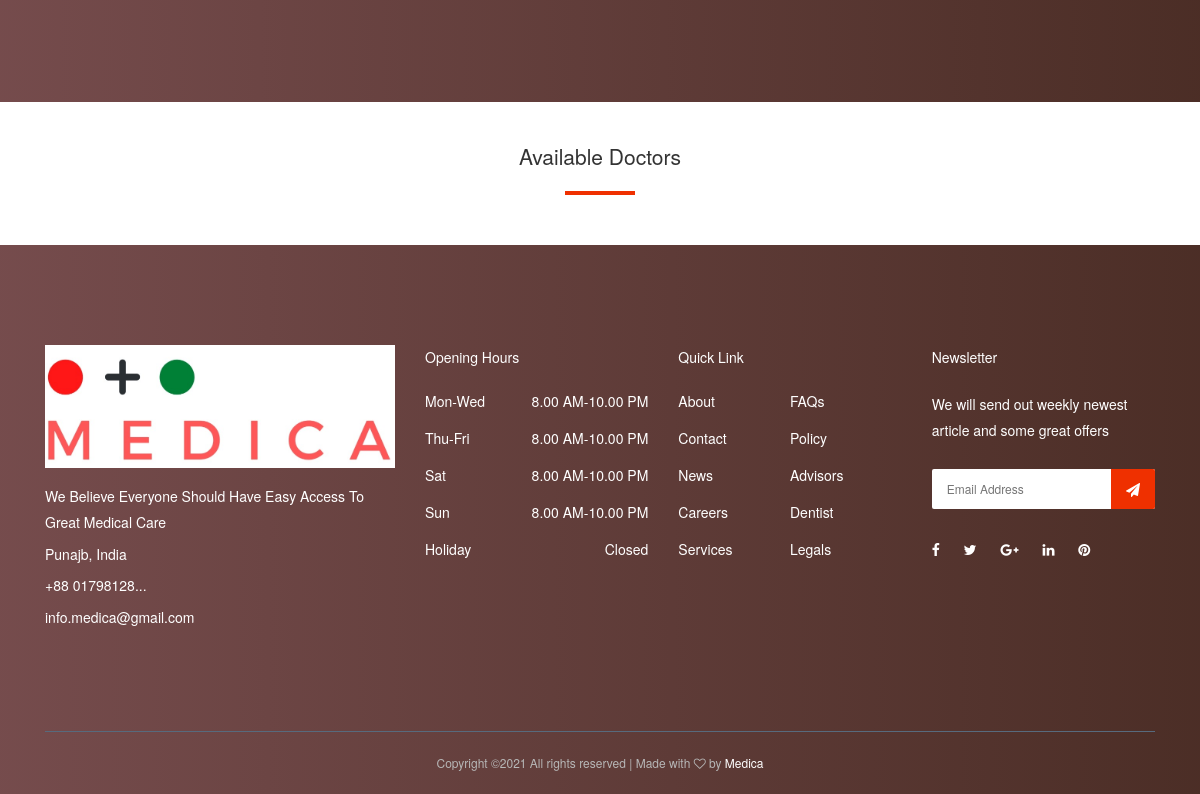
The app's page / (lower part), older data.
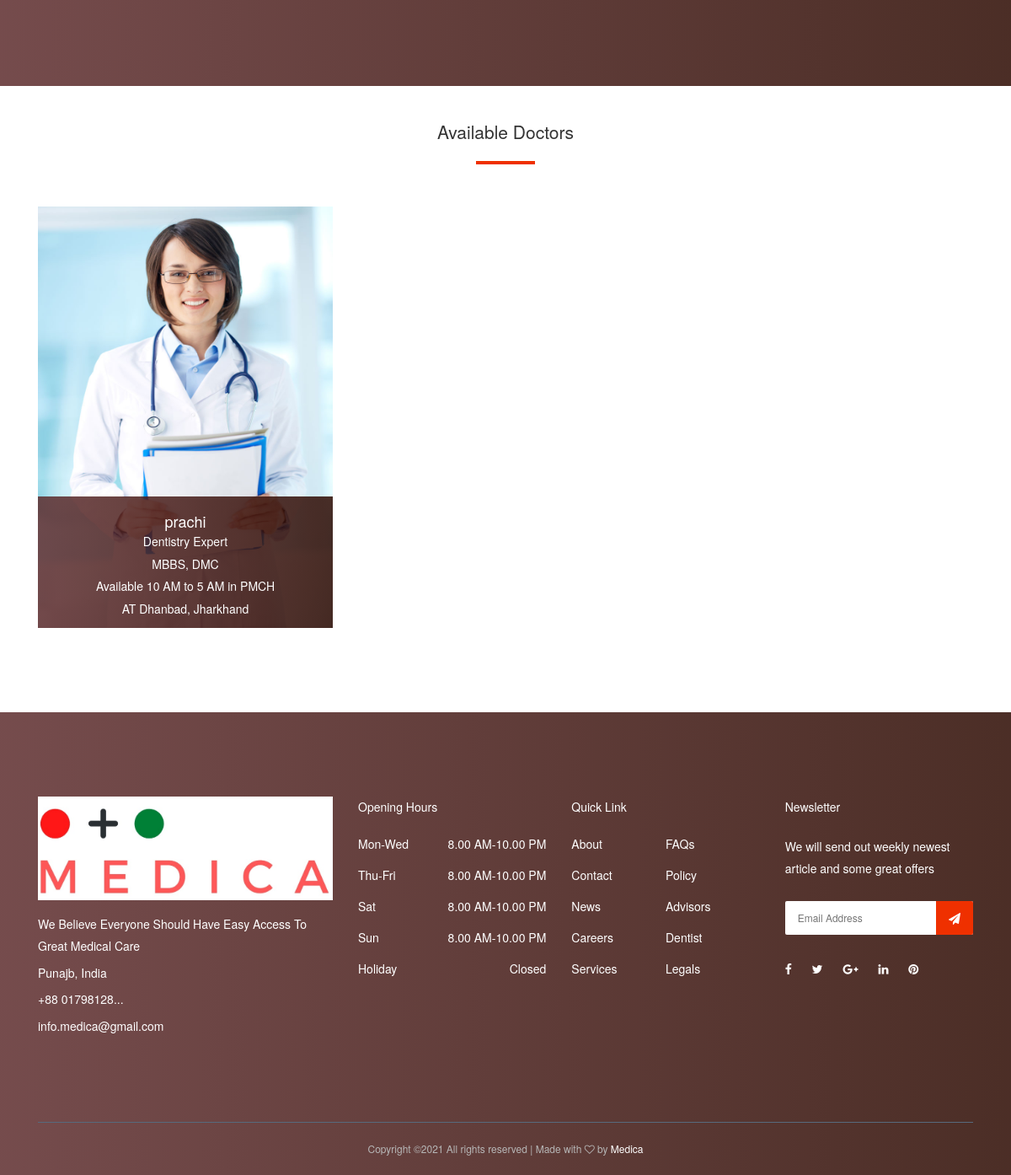
The same page, newer data.
### appointment/models.py (models this page shows, shortened)
class Appointment(models.Model):
    user = models.ForeignKey(User, on_delete=models.CASCADE)
    full_name = models.CharField(max_length=100)
    image = models.ImageField(null=True, blank=True)
    location = models.CharField(max_length=100)
    start_time = models.CharField(max_length=10)
    end_time = models.CharField(max_length=10)
    qualification_name = models.CharField(max_length=100)
    institute_name = models.CharField(max_length=100)
    hospital_name = models.CharField(max_length=100)
    department = models.CharField(choices=department, max_length=100)
    created_at = models.DateTimeField(default=timezone.now)

### appointment/views.py (the view)
# urls.py: path('', HomePageView.as_view(), name='home'),
class HomePageView(ListView):
    paginate_by = 9
    model = Appointment
    context_object_name = 'home'
    template_name = "home.html"
    def get_queryset(self):
        return self.model.objects.all().order_by('-id')

### templates/home.html (shortened to what this page needs)
 {% extends 'base.html' %}
{% load static %}
{% block content %}
  <section class="welcome-area">
    <div class="welcome-slides owl-carousel">
      <div class="welcome-welcome-slide bg-img bg-gradient-overlay jarallax"  style="background-image: url('{% static 'img/bg-img/1.jpg' %}');">
        <div class="container h-100">
          <div class="row h-100 align-items-center">
          </div>
        </div>
      </div>
    </div>
  </section>
    <section class="dentist-area section-padding-35-0">
        <div class="container">
            <div class="row">
                <div class="col-12">
                    <div class="section-heading text-center">
                        <h3 class="lead">Available Doctors </h3>
                        <div class="line"></div>
                    </div>
                </div>
            </div>
            <div class="row">
                {% for apt in home %}
                    <div class="col-12 col-sm-6 col-md-4">
                        <div class="single-dentist-area mb-100">
                            <img style="height: 500px; width: 600px" src="{{ apt.image.url }}" alt="">
                            <div class="dentist-content">
                                <div class="dentist-info bg-gradient-overlay">
                                    {% if request.user.is_authenticated and request.user.role == 'patient' %}
                                        <h5>{{ apt.full_name }}</h5>
                                        <p>{{ apt.department }} Expert</p>
                                        <p>{{ apt.qualification_name }}, {{ apt.institute_name }}</p>
                                        <p>Available {{ apt.start_time }} to {{ apt.end_time }}
                                            in {{ apt.hospital_name }}</p>
                                        <p>
                                            AT {{ apt.location }} <i class="fa fa-th"></i>
                                            <a href="{% url 'appointment:take-appointment' apt.id %}"> Take
                                                Appointment</a>
                                        </p>
                                        {% else %}
                                         <h5>{{ apt.full_name }}</h5>
                                        <p>{{ apt.department }} Expert</p>
                                        <p>{{ apt.qualification_name }}, {{ apt.institute_name }}</p>
                                        <p>Available {{ apt.start_time }} to {{ apt.end_time }}
                                            in {{ apt.hospital_name }}</p>
                                        <p>
                                            AT {{ apt.location }} </p>
                                    {% endif %}
                                </div>
                            </div>
                        </div>
                    </div>
                {% endfor %}
            </div>
        </div>
    </section>
{% endblock %}

Row changes from the older to the newer data that the page shows:
added Appointment: image (picture), full_name "prachi", department "Dentistry", qualification_name "MBBS", institute_name "DMC", start_time "10 AM", end_time "5 AM", hospital_name "PMCH", location "Dhanbad, Jharkhand"
